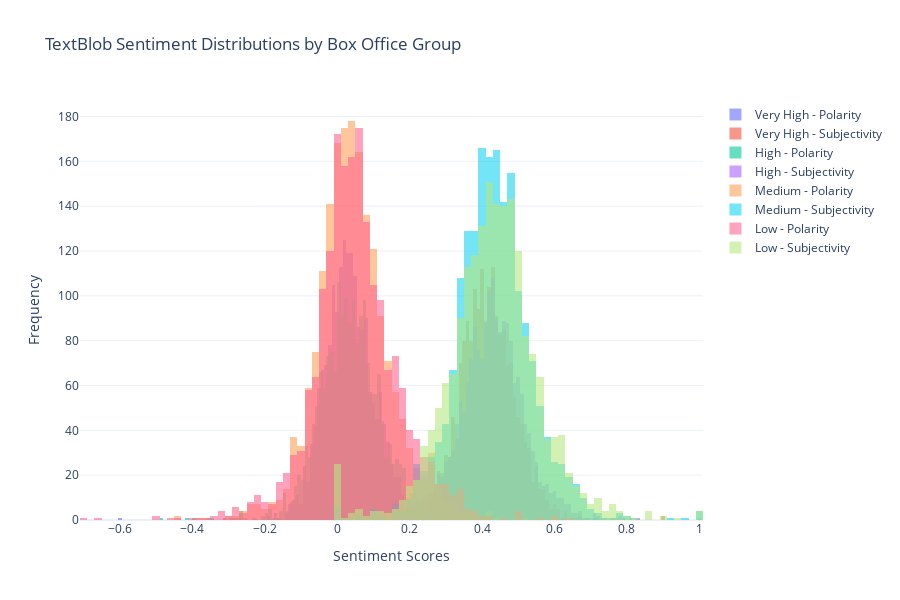

Notebook code for this chart:
### Markdown cell above
## Analysis Senitivity and Polarity scores

### Code cell
# Generate TextBlob Sentiment Distributions
fig = go.Figure()

for group in box_office_groups:
    group_data = merged_df[merged_df['box_office_group'] == group]
    polarity_scores = group_data['textblob_sentiment'].apply(lambda x: x[0])
    subjectivity_scores = group_data['textblob_sentiment'].apply(lambda x: x[1])

    # Polarity
    fig.add_trace(go.Histogram(
        x=polarity_scores,
        name=f'{group} - Polarity',
        opacity=0.6
    ))

    # Subjectivity
    fig.add_trace(go.Histogram(
        x=subjectivity_scores,
        name=f'{group} - Subjectivity',
        opacity=0.6
    ))

# Layout adjustments
fig.update_layout(
    title='TextBlob Sentiment Distributions by Box Office Group',
    barmode='overlay',
    xaxis_title='Sentiment Scores',
    yaxis_title='Frequency',
    template='plotly_white',
    height=600
)

# Show and save
fig.show()
fig.write_html("assets/ploty-img/textblob_sentiment_distributions.html")

### Figure 1 — Plotly figure (JSON) as saved in the notebook; plotly's stock layout.template omitted (floating-point values rounded to 4 significant figures; data arrays with more than 128 entries replaced by an {"elided": "..."} marker saying what was removed)
{"data": [{"name": "Very High - Polarity", "opacity": 0.6, "type": "histogram", "x": {"elided": "1897 float values"}}, {"name": "Very High - Subjectivity", "opacity": 0.6, "type": "histogram", "x": {"elided": "1897 float values"}}, {"name": "High - Polarity", "opacity": 0.6, "type": "histogram", "x": {"elided": "1896 float values"}}, {"name": "High - Subjectivity", "opacity": 0.6, "type": "histogram", "x": {"elided": "1896 float values"}}, {"name": "Medium - Polarity", "opacity": 0.6, "type": "histogram", "x": {"elided": "1879 float values"}}, {"name": "Medium - Subjectivity", "opacity": 0.6, "type": "histogram", "x": {"elided": "1879 float values"}}, {"name": "Low - Polarity", "opacity": 0.6, "type": "histogram", "x": {"elided": "1915 float values"}}, {"name": "Low - Subjectivity", "opacity": 0.6, "type": "histogram", "x": {"elided": "1915 float values"}}], "layout": {"barmode": "overlay", "height": 600, "title": {"text": "TextBlob Sentiment Distributions by Box Office Group"}, "xaxis": {"title": {"text": "Sentiment Scores"}}, "yaxis": {"title": {"text": "Frequency"}}}}
